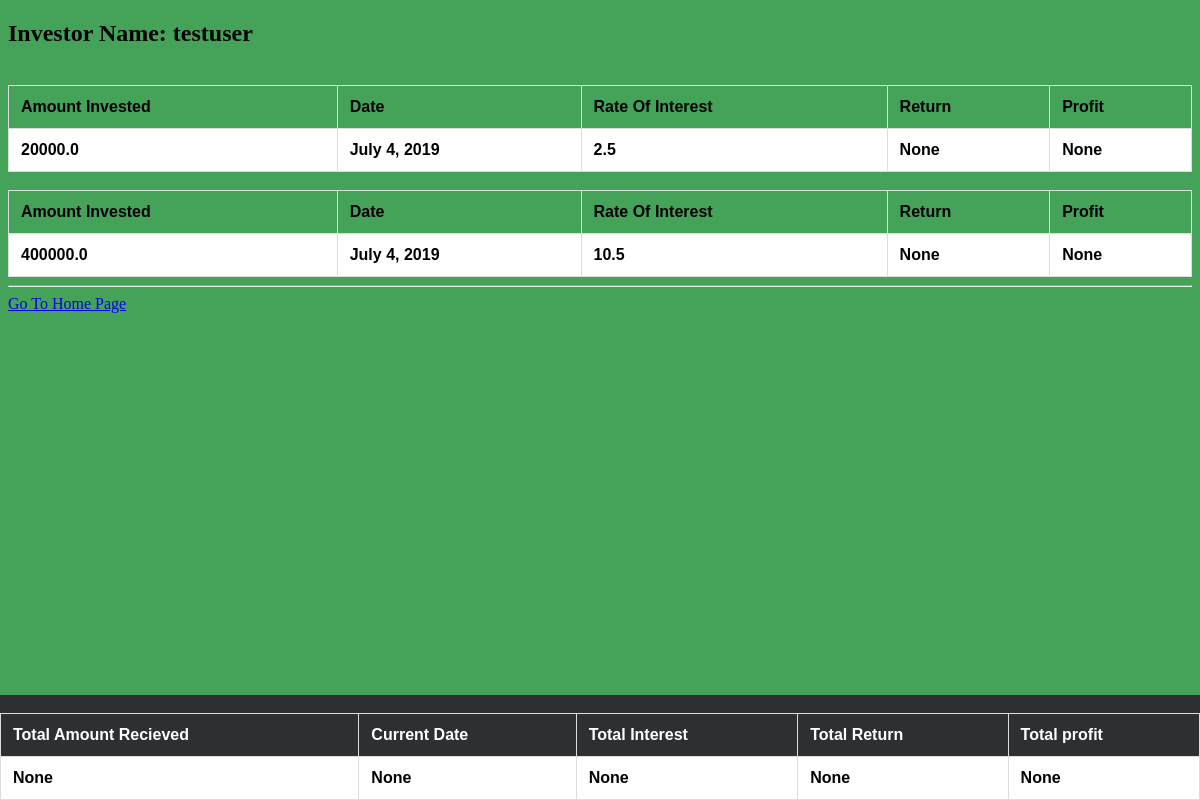
The app's page /myinvest/ (signed in), older data.
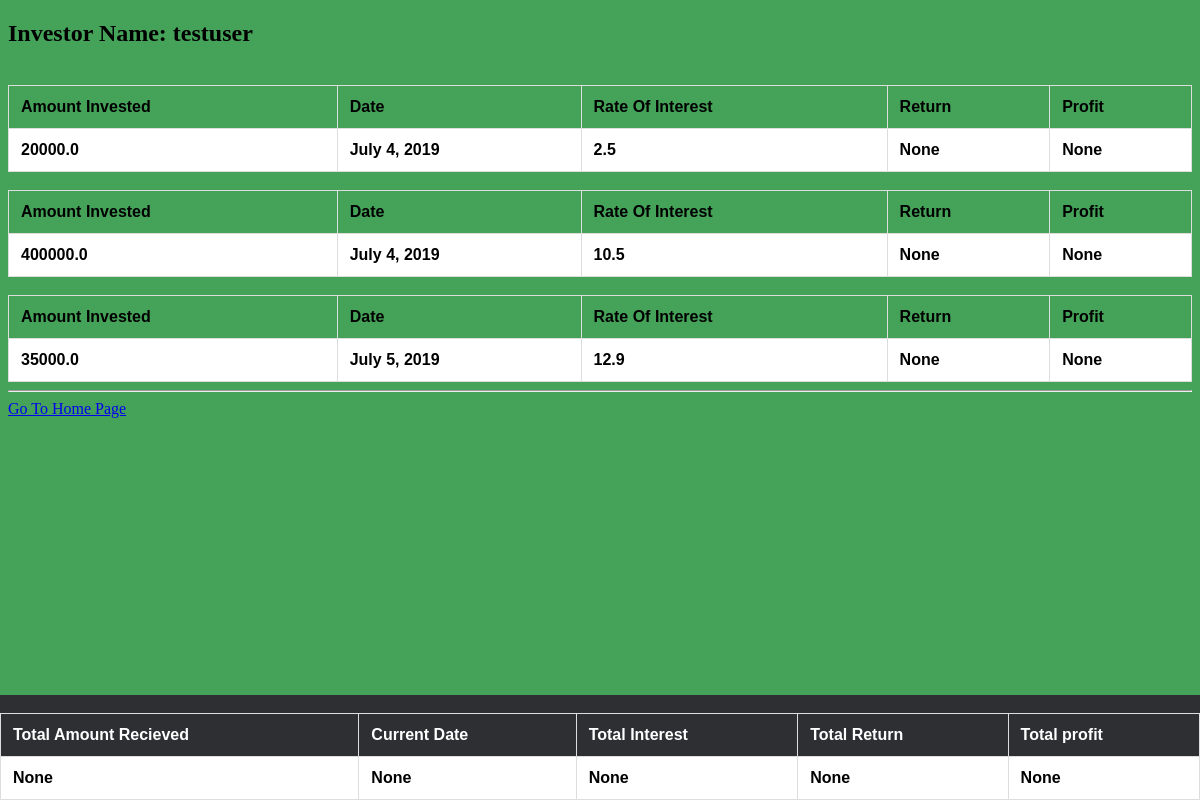
The same page, newer data.
### investors/models.py (models this page shows)
class Investment(models.Model):
    amount = models.FloatField(blank=False)
    rate = models.FloatField(blank=False)
    timestamp = models.DateField(default=datetime.now)
    investor = models.ForeignKey(Investor, on_delete=models.CASCADE)
    def __str__(self):
        return str(self.investor)

### investors/views.py (the view)
# urls.py: path('myinvest/', views.InvestmentListView, name='myinvest'),
@login_required
def InvestmentListView(request):
    investors = Investment.objects.filter(investor__user=request.user)
    print(investors)
    args = {'investors':investors}
    return render(request, 'investors/myinvest.html', args)

### investors/models.py (called while the page is built)
    def __str__(self):
        return self.name

### investors/templates/investors/myinvest.html
{% extends 'investors/inventorybase.html' %}
{% block content %}
  <div class="container">
        {% if user.is_authenticated %}
            <h2>Investor Name: {{ request.user }}</h2>
            {% for invest in investors %}
            <table>
              <tr>
                <th>Amount Invested</th>
                <th>Date</th>
                <th>Rate Of Interest</th>
                <th>Return</th>
                <th>Profit</th>
              </tr>
             <tr>
               <th>{{ invest.amount }}</th>
               <th>{{ invest.timestamp }}</th>
               <th>{{ invest.rate }}</th>
               <th>None</th>
               <th>None</th>
             </tr>
             <br>
            </table>
              {% endfor %}
        {% endif  %}
{% endblock %}

Row changes from the older to the newer data that the page shows:
added Investment: amount "35000.0", timestamp "July 5, 2019", rate "12.9"
